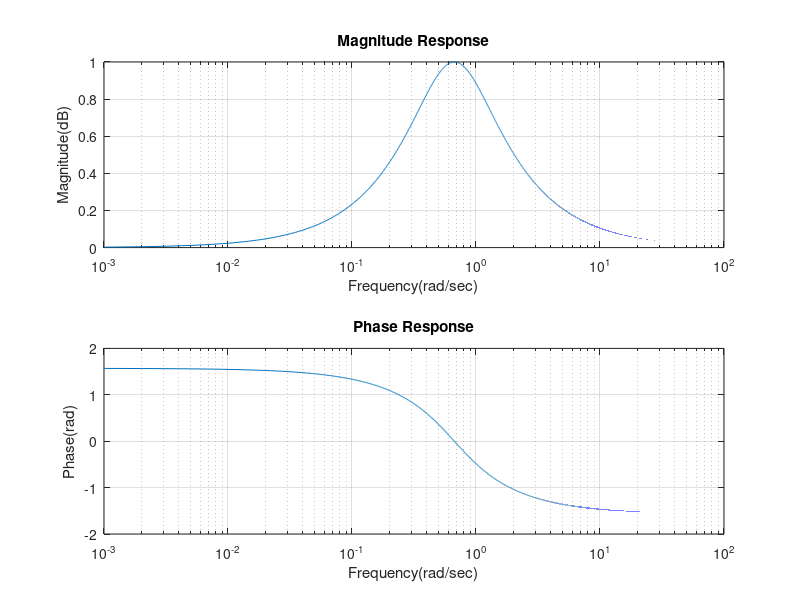

This figure's MATLAB source:
clear all;
close all;
clc;
W = 0 : 0.001 : 100;
Wl = [1 1.05 -.447];
r=roots(Wl);
Wu = 0.447/r;
num = [1.05 0];
den = [1 1.05 0.447];
tf = freqs(num, den, W);
phase = angle(tf);
mag = abs(tf);
subplot(2,1,1);
semilogx(W,mag);
title('Magnitude Response');
xlabel('Frequency(rad/sec)');
ylabel('Magnitude(dB)');
grid on;
subplot(2,1,2);
semilogx(W,phase);
title('Phase Response');
xlabel('Frequency(rad/sec)');
ylabel('Phase(rad)');
grid on;